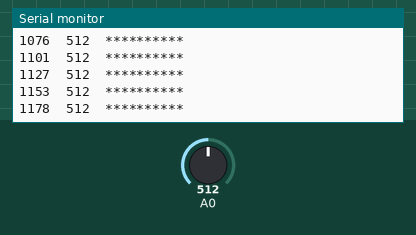
Simulated run of this sketch. Board: Arduino Uno, built with avr-gcc and run on an emulated ATmega328P. On the bench: the last lines printed to the serial monitor. Inputs (shaded band) come from the test bench; at power-on: A0 = 512.

Above: at 1.2 s.
1.3 s: A0 set to 494
At 1.9 s:
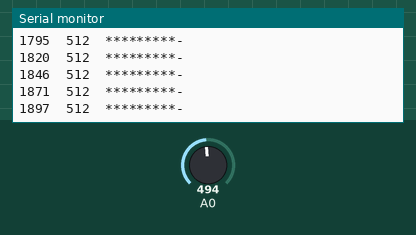
2.8 s: A0 set to 306
At 3.4 s:
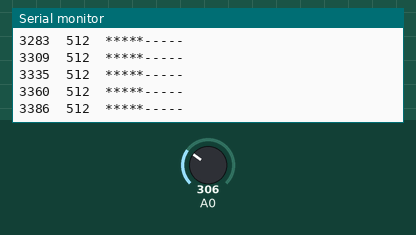
4.3 s: A0 set to 122
At 5.1 s:
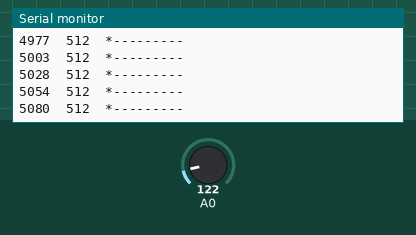
5.8 s: A0 set to 34
At 6.3 s:
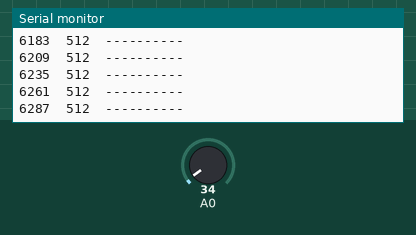
7.3 s: A0 set to 1023
At 7.8 s:
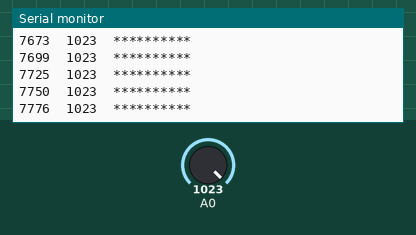
Timing chart, 0 to 10.3 s (numbered marks = the images above; inputs shaded):
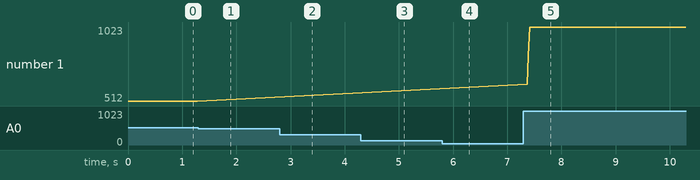

Measured:
- the behaviour switches between 512 and 511 on A0 (found by bisection; images 0 and 1)

The sketch:

graphVolume.ino
```cpp
// use a microphone to listen for morse code, then decypher the message.

#define THRESHOLD    (44)
#define MAX_SAMPLES  (5)


// the samples collected so far
int samples[MAX_SAMPLES];
// a running total of all the samples
int total=0;
// how many samples are valid?  first time through the samples list mi<MAX_SAMPLES.  after that mi=MAX_SAMPLES always.
int mi=0;
// which sample is the oldest?  replace it with the newest sample and update the running total.
int si=0;
// the loudest average sound heard so far
int top=0;


// an easy way to show the volume
char *graph[11] = {
  "----------",
  "*---------",
  "**--------",
  "***-------",
  "****------",
  "*****-----",
  "******----",
  "*******---",
  "********--",
  "*********-",
  "**********",
};


void setup() {
  Serial.begin(57600);

  for(int i=0;i<MAX_SAMPLES;++i) {
    samples[i]=0;
  }
}


void loop() {
  int volume=analogRead(0);

  // average the samples
  total -= samples[si];
  samples[si] = volume;
  total += samples[si];
  if( mi < MAX_SAMPLES ) mi++;
  si = (si+1) % MAX_SAMPLES;
  int average = total / mi;

  // remember the loudest sound, for scaling the graph
  if( top < average ) top = average;

  // scale the volume from threshold to top, inclusive.
  int x = 10.0 * (float)(average-THRESHOLD)/(float)(top-THRESHOLD);
  if(x<0) x=0;
  if(x>10) x=10;

  // print it out
  Serial.print(millis());
  Serial.print('\t');
  Serial.print(top);
  Serial.print('\t');
  Serial.println(graph[x]);

  delay(25);
}
```
